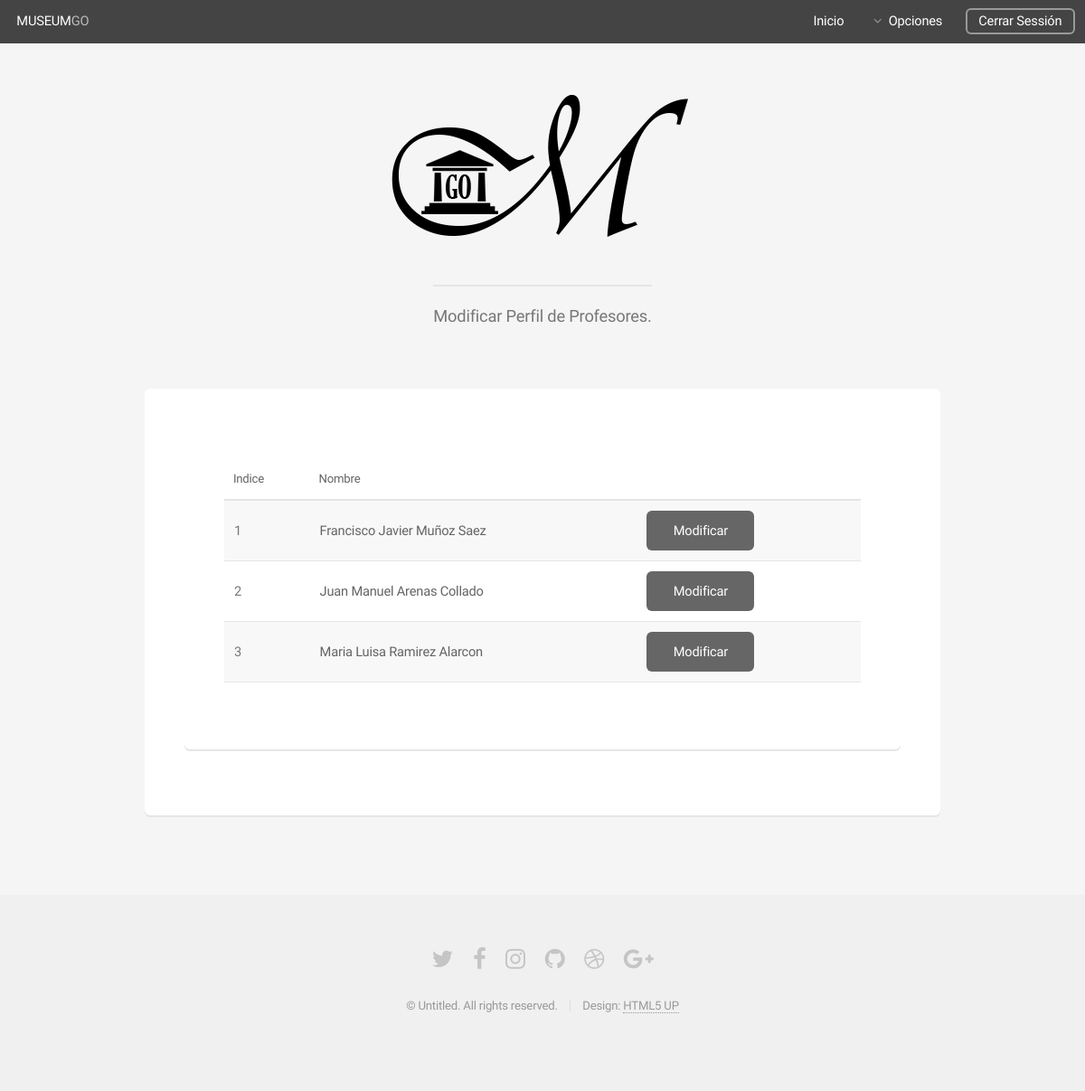
/modifyAdmin_teacher.php (signed in), run on the app's committed database.
### tables this page shows
CREATE TABLE `profesor` (
  `id` int(100) NOT NULL,
  `usuario` varchar(200) NOT NULL,
  `contrasenia` varchar(200) NOT NULL,
  `nombre` varchar(200) NOT NULL,
  `apellidos` varchar(200) NOT NULL
);

### modifyAdmin_teacher.php (the view, shortened to what this page needs)
<!DOCTYPE HTML>
<?php
$host_db = "localhost";
$user_db = "root";
$db_name = "museo";
if(!empty($_SESSION['pass']) && !empty($_SESSION['user'])){
	$conexion = new mysqli($host_db, $user_db,"", $db_name);
}else{
}
?>
<html>
	<head>
		<link rel="stylesheet" href="assets/css/main.css" />
	</head>
	<body class="is-preload">
		<div id="page-wrapper">
				<header id="header">
				<?php
					if(!empty($_SESSION['firt_name'])){
						echo " <h1> ".strtoupper($_SESSION['firt_name'])." &nbsp<a href='#'>".strtoupper($_SESSION['f_last_name'])."</a></h1>";
					}else{
						echo"<h1><a href='#'>MUSEUM</a>GO</h1>";
					}
					?>
					<nav id="nav">
						<ul>
							<li><a href="my_admin_profile.php">Inicio</a></li>
							<li>
								<a href="#" class="icon fa-angle-down">Opciones</a>
							</li>
							<li><a href="index_user.php" class="button">Cerrar Sessión</a></li>
						</ul>
					</nav>
				</header>
				<section id="main" class="container">
					<header>
						<h2><img src="images/LOGO/LOGO.png"/></h2>
						<p>Modificar Perfil de Profesores.</p>
					</header>
					<div class="row">
						<div class="col-12">
								<section class="box">
									<div class="row">
						<div class="col-12">
								<section class="box">
									<div >
										<table >
											<thead>
												<tr>
													<th>Indice</th>
													<th>Nombre</th>
													<th>&nbsp;</th>
												</tr>
											</thead>
											<tbody>
											<?php
												$index = 1;
												$result = $conexion->query("SELECT * FROM profesor");
												$count = mysqli_num_rows($result);
												if($count != 0){
												while($row = $result->fetch_assoc()){
													echo "<tr>";
													echo "<td>".$index."</td>";
													echo "<td><b>".$row["nombre"]." ".$row['apellidos']."</b></td>";
													echo "<td>";
													echo "<a href='user_teacher.php?id=".$row['id']."' ><input type='button' value ='Modificar' name='boton' /></a>";
													echo"</td>";
													echo "</tr>";
													$index++;
												}
												}
												?>
											</tbody>
										</table>
									</div>
								</section>
						</div>
					</div>
								</section>
						</div>
					</div>
				</section>
				<footer id="footer">
					<ul class="icons">
						<li><a href="#" class="icon fa-twitter"><span class="label">Twitter</span></a></li>
						<li><a href="#" class="icon fa-facebook"><span class="label">Facebook</span></a></li>
						<li><a href="#" class="icon fa-instagram"><span class="label">Instagram</span></a></li>
						<li><a href="#" class="icon fa-github"><span class="label">Github</span></a></li>
						<li><a href="#" class="icon fa-dribbble"><span class="label">Dribbble</span></a></li>
						<li><a href="#" class="icon fa-google-plus"><span class="label">Google+</span></a></li>
					</ul>
					<ul class="copyright">
						<li>&copy; Untitled. All rights reserved.</li><li>Design: <a href="http://html5up.net">HTML5 UP</a></li>
					</ul>
				</footer>
		</div>
	</body>
</html>

### data on the page
profesor: nombre "Francisco Javier", apellidos "Muñoz Saez"
profesor: nombre "Juan Manuel", apellidos "Arenas Collado"
profesor: nombre "Maria Luisa", apellidos "Ramirez Alarcon"
